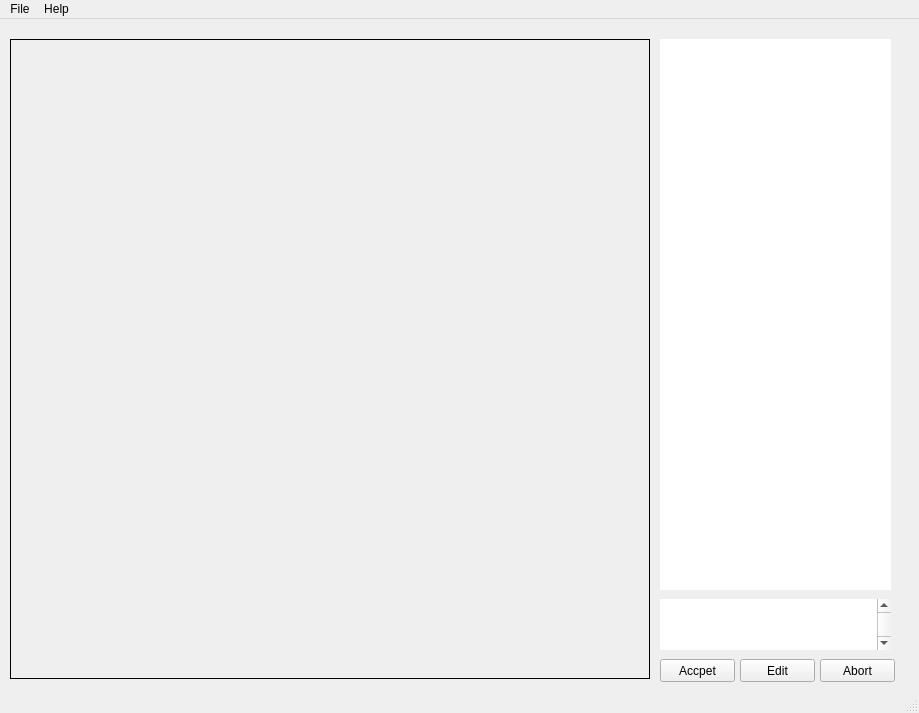
<?xml version="1.0" encoding="UTF-8"?>
<ui version="4.0">
 <class>MainWindow</class>
 <widget class="QMainWindow" name="MainWindow">
  <property name="geometry">
   <rect>
    <x>0</x>
    <y>0</y>
    <width>919</width>
    <height>713</height>
   </rect>
  </property>
  <property name="windowTitle">
   <string>InstanceChecker     ver.  0.0.1</string>
  </property>
  <property name="animated">
   <bool>true</bool>
  </property>
  <widget class="QWidget" name="centralwidget">
   <widget class="QPushButton" name="EditBotton">
    <property name="geometry">
     <rect>
      <x>740</x>
      <y>640</y>
      <width>75</width>
      <height>23</height>
     </rect>
    </property>
    <property name="text">
     <string>Edit</string>
    </property>
   </widget>
   <widget class="QPushButton" name="AcceptBotton">
    <property name="geometry">
     <rect>
      <x>660</x>
      <y>640</y>
      <width>75</width>
      <height>23</height>
     </rect>
    </property>
    <property name="text">
     <string>Accpet</string>
    </property>
   </widget>
   <widget class="QPushButton" name="AbortBotton">
    <property name="geometry">
     <rect>
      <x>820</x>
      <y>640</y>
      <width>75</width>
      <height>23</height>
     </rect>
    </property>
    <property name="text">
     <string>Abort</string>
    </property>
   </widget>
   <widget class="QTextBrowser" name="textBrowser">
    <property name="geometry">
     <rect>
      <x>660</x>
      <y>20</y>
      <width>231</width>
      <height>551</height>
     </rect>
    </property>
    <property name="frameShape">
     <enum>QFrame::NoFrame</enum>
    </property>
    <property name="frameShadow">
     <enum>QFrame::Plain</enum>
    </property>
    <property name="lineWidth">
     <number>0</number>
    </property>
   </widget>
   <widget class="QLabel" name="lbImg">
    <property name="geometry">
     <rect>
      <x>10</x>
      <y>20</y>
      <width>640</width>
      <height>640</height>
     </rect>
    </property>
    <property name="minimumSize">
     <size>
      <width>640</width>
      <height>640</height>
     </size>
    </property>
    <property name="palette">
     <palette>
      <active>
       <colorrole role="WindowText">
        <brush brushstyle="SolidPattern">
         <color alpha="255">
          <red>0</red>
          <green>0</green>
          <blue>0</blue>
         </color>
        </brush>
       </colorrole>
       <colorrole role="Button">
        <brush brushstyle="SolidPattern">
         <color alpha="255">
          <red>255</red>
          <green>255</green>
          <blue>255</blue>
         </color>
        </brush>
       </colorrole>
       <colorrole role="Light">
        <brush brushstyle="SolidPattern">
         <color alpha="255">
          <red>255</red>
          <green>255</green>
          <blue>255</blue>
         </color>
        </brush>
       </colorrole>
       <colorrole role="Midlight">
        <brush brushstyle="SolidPattern">
         <color alpha="255">
          <red>255</red>
          <green>255</green>
          <blue>255</blue>
         </color>
        </brush>
       </colorrole>
       <colorrole role="Dark">
        <brush brushstyle="SolidPattern">
         <color alpha="255">
          <red>127</red>
          <green>127</green>
          <blue>127</blue>
         </color>
        </brush>
       </colorrole>
       <colorrole role="Mid">
        <brush brushstyle="SolidPattern">
         <color alpha="255">
          <red>170</red>
          <green>170</green>
          <blue>170</blue>
         </color>
        </brush>
       </colorrole>
       <colorrole role="Text">
        <brush brushstyle="SolidPattern">
         <color alpha="255">
          <red>0</red>
          <green>0</green>
          <blue>0</blue>
         </color>
        </brush>
       </colorrole>
       <colorrole role="BrightText">
        <brush brushstyle="SolidPattern">
         <color alpha="255">
          <red>255</red>
          <green>255</green>
          <blue>255</blue>
         </color>
        </brush>
       </colorrole>
       <colorrole role="ButtonText">
        <brush brushstyle="SolidPattern">
         <color alpha="255">
          <red>0</red>
          <green>0</green>
          <blue>0</blue>
         </color>
        </brush>
       </colorrole>
       <colorrole role="Base">
        <brush brushstyle="SolidPattern">
         <color alpha="255">
          <red>255</red>
          <green>255</green>
          <blue>255</blue>
         </color>
        </brush>
       </colorrole>
       <colorrole role="Window">
        <brush brushstyle="SolidPattern">
         <color alpha="255">
          <red>255</red>
          <green>255</green>
          <blue>255</blue>
         </color>
        </brush>
       </colorrole>
       <colorrole role="Shadow">
        <brush brushstyle="SolidPattern">
         <color alpha="255">
          <red>0</red>
          <green>0</green>
          <blue>0</blue>
         </color>
        </brush>
       </colorrole>
       <colorrole role="AlternateBase">
        <brush brushstyle="SolidPattern">
         <color alpha="255">
          <red>255</red>
          <green>255</green>
          <blue>255</blue>
         </color>
        </brush>
       </colorrole>
       <colorrole role="ToolTipBase">
        <brush brushstyle="SolidPattern">
         <color alpha="255">
          <red>255</red>
          <green>255</green>
          <blue>220</blue>
         </color>
        </brush>
       </colorrole>
       <colorrole role="ToolTipText">
        <brush brushstyle="SolidPattern">
         <color alpha="255">
          <red>0</red>
          <green>0</green>
          <blue>0</blue>
         </color>
        </brush>
       </colorrole>
       <colorrole role="PlaceholderText">
        <brush brushstyle="SolidPattern">
         <color alpha="127">
          <red>0</red>
          <green>0</green>
          <blue>0</blue>
         </color>
        </brush>
       </colorrole>
       <colorrole role="Accent">
        <brush brushstyle="SolidPattern">
         <color alpha="255">
          <red>255</red>
          <green>255</green>
          <blue>255</blue>
         </color>
        </brush>
       </colorrole>
      </active>
      <inactive>
       <colorrole role="WindowText">
        <brush brushstyle="SolidPattern">
         <color alpha="255">
          <red>0</red>
          <green>0</green>
          <blue>0</blue>
         </color>
        </brush>
       </colorrole>
       <colorrole role="Button">
        <brush brushstyle="SolidPattern">
         <color alpha="255">
          <red>255</red>
          <green>255</green>
          <blue>255</blue>
         </color>
        </brush>
       </colorrole>
       <colorrole role="Light">
        <brush brushstyle="SolidPattern">
         <color alpha="255">
          <red>255</red>
          <green>255</green>
          <blue>255</blue>
         </color>
        </brush>
       </colorrole>
       <colorrole role="Midlight">
        <brush brushstyle="SolidPattern">
         <color alpha="255">
          <red>255</red>
          <green>255</green>
          <blue>255</blue>
         </color>
        </brush>
       </colorrole>
       <colorrole role="Dark">
        <brush brushstyle="SolidPattern">
         <color alpha="255">
          <red>127</red>
          <green>127</green>
          <blue>127</blue>
         </color>
        </brush>
       </colorrole>
       <colorrole role="Mid">
        <brush brushstyle="SolidPattern">
         <color alpha="255">
          <red>170</red>
          <green>170</green>
          <blue>170</blue>
         </color>
        </brush>
       </colorrole>
       <colorrole role="Text">
        <brush brushstyle="SolidPattern">
         <color alpha="255">
          <red>0</red>
          <green>0</green>
          <blue>0</blue>
         </color>
        </brush>
       </colorrole>
       <colorrole role="BrightText">
        <brush brushstyle="SolidPattern">
         <color alpha="255">
          <red>255</red>
          <green>255</green>
          <blue>255</blue>
         </color>
        </brush>
       </colorrole>
       <colorrole role="ButtonText">
        <brush brushstyle="SolidPattern">
         <color alpha="255">
          <red>0</red>
          <green>0</green>
          <blue>0</blue>
         </color>
        </brush>
       </colorrole>
       <colorrole role="Base">
        <brush brushstyle="SolidPattern">
         <color alpha="255">
          <red>255</red>
          <green>255</green>
          <blue>255</blue>
         </color>
        </brush>
       </colorrole>
       <colorrole role="Window">
        <brush brushstyle="SolidPattern">
         <color alpha="255">
          <red>255</red>
          <green>255</green>
          <blue>255</blue>
         </color>
        </brush>
       </colorrole>
       <colorrole role="Shadow">
        <brush brushstyle="SolidPattern">
         <color alpha="255">
          <red>0</red>
          <green>0</green>
          <blue>0</blue>
         </color>
        </brush>
       </colorrole>
       <colorrole role="AlternateBase">
        <brush brushstyle="SolidPattern">
         <color alpha="255">
          <red>255</red>
          <green>255</green>
          <blue>255</blue>
         </color>
        </brush>
       </colorrole>
       <colorrole role="ToolTipBase">
        <brush brushstyle="SolidPattern">
         <color alpha="255">
          <red>255</red>
          <green>255</green>
          <blue>220</blue>
         </color>
        </brush>
       </colorrole>
       <colorrole role="ToolTipText">
        <brush brushstyle="SolidPattern">
         <color alpha="255">
          <red>0</red>
          <green>0</green>
          <blue>0</blue>
         </color>
        </brush>
       </colorrole>
       <colorrole role="PlaceholderText">
        <brush brushstyle="SolidPattern">
         <color alpha="127">
          <red>0</red>
          <green>0</green>
          <blue>0</blue>
         </color>
        </brush>
       </colorrole>
       <colorrole role="Accent">
        <brush brushstyle="SolidPattern">
         <color alpha="255">
          <red>255</red>
          <green>255</green>
          <blue>255</blue>
         </color>
        </brush>
       </colorrole>
      </inactive>
      <disabled>
       <colorrole role="WindowText">
        <brush brushstyle="SolidPattern">
         <color alpha="255">
          <red>127</red>
          <green>127</green>
          <blue>127</blue>
         </color>
        </brush>
       </colorrole>
       <colorrole role="Button">
        <brush brushstyle="SolidPattern">
         <color alpha="255">
          <red>255</red>
          <green>255</green>
          <blue>255</blue>
         </color>
        </brush>
       </colorrole>
       <colorrole role="Light">
        <brush brushstyle="SolidPattern">
         <color alpha="255">
          <red>255</red>
          <green>255</green>
          <blue>255</blue>
         </color>
        </brush>
       </colorrole>
       <colorrole role="Midlight">
        <brush brushstyle="SolidPattern">
         <color alpha="255">
          <red>255</red>
          <green>255</green>
          <blue>255</blue>
         </color>
        </brush>
       </colorrole>
       <colorrole role="Dark">
        <brush brushstyle="SolidPattern">
         <color alpha="255">
          <red>127</red>
          <green>127</green>
          <blue>127</blue>
         </color>
        </brush>
       </colorrole>
       <colorrole role="Mid">
        <brush brushstyle="SolidPattern">
         <color alpha="255">
          <red>170</red>
          <green>170</green>
          <blue>170</blue>
         </color>
        </brush>
       </colorrole>
       <colorrole role="Text">
        <brush brushstyle="SolidPattern">
         <color alpha="255">
          <red>127</red>
          <green>127</green>
          <blue>127</blue>
         </color>
        </brush>
       </colorrole>
       <colorrole role="BrightText">
        <brush brushstyle="SolidPattern">
         <color alpha="255">
          <red>255</red>
          <green>255</green>
          <blue>255</blue>
         </color>
        </brush>
       </colorrole>
       <colorrole role="ButtonText">
        <brush brushstyle="SolidPattern">
         <color alpha="255">
          <red>127</red>
          <green>127</green>
          <blue>127</blue>
         </color>
        </brush>
       </colorrole>
       <colorrole role="Base">
        <brush brushstyle="SolidPattern">
         <color alpha="255">
          <red>255</red>
          <green>255</green>
          <blue>255</blue>
         </color>
        </brush>
       </colorrole>
       <colorrole role="Window">
        <brush brushstyle="SolidPattern">
         <color alpha="255">
          <red>255</red>
          <green>255</green>
          <blue>255</blue>
         </color>
        </brush>
       </colorrole>
       <colorrole role="Shadow">
        <brush brushstyle="SolidPattern">
         <color alpha="255">
          <red>0</red>
          <green>0</green>
          <blue>0</blue>
         </color>
        </brush>
       </colorrole>
       <colorrole role="AlternateBase">
        <brush brushstyle="SolidPattern">
         <color alpha="255">
          <red>255</red>
          <green>255</green>
          <blue>255</blue>
         </color>
        </brush>
       </colorrole>
       <colorrole role="ToolTipBase">
        <brush brushstyle="SolidPattern">
         <color alpha="255">
          <red>255</red>
          <green>255</green>
          <blue>220</blue>
         </color>
        </brush>
       </colorrole>
       <colorrole role="ToolTipText">
        <brush brushstyle="SolidPattern">
         <color alpha="255">
          <red>0</red>
          <green>0</green>
          <blue>0</blue>
         </color>
        </brush>
       </colorrole>
       <colorrole role="PlaceholderText">
        <brush brushstyle="SolidPattern">
         <color alpha="127">
          <red>127</red>
          <green>127</green>
          <blue>127</blue>
         </color>
        </brush>
       </colorrole>
       <colorrole role="Accent">
        <brush brushstyle="SolidPattern">
         <color alpha="255">
          <red>255</red>
          <green>255</green>
          <blue>255</blue>
         </color>
        </brush>
       </colorrole>
      </disabled>
     </palette>
    </property>
    <property name="mouseTracking">
     <bool>true</bool>
    </property>
    <property name="autoFillBackground">
     <bool>false</bool>
    </property>
    <property name="frameShape">
     <enum>QFrame::Panel</enum>
    </property>
    <property name="frameShadow">
     <enum>QFrame::Plain</enum>
    </property>
    <property name="lineWidth">
     <number>1</number>
    </property>
    <property name="midLineWidth">
     <number>0</number>
    </property>
    <property name="text">
     <string/>
    </property>
    <property name="textFormat">
     <enum>Qt::PlainText</enum>
    </property>
    <property name="alignment">
     <set>Qt::AlignCenter</set>
    </property>
   </widget>
   <widget class="QPlainTextEdit" name="plainTestEditLog">
    <property name="geometry">
     <rect>
      <x>660</x>
      <y>580</y>
      <width>231</width>
      <height>51</height>
     </rect>
    </property>
    <property name="frameShape">
     <enum>QFrame::NoFrame</enum>
    </property>
    <property name="verticalScrollBarPolicy">
     <enum>Qt::ScrollBarAlwaysOn</enum>
    </property>
   </widget>
  </widget>
  <widget class="QMenuBar" name="menubar">
   <property name="geometry">
    <rect>
     <x>0</x>
     <y>0</y>
     <width>919</width>
     <height>22</height>
    </rect>
   </property>
   <widget class="QMenu" name="menuObjectChecker_Ver_0_01">
    <property name="title">
     <string>File</string>
    </property>
    <addaction name="actionOpen"/>
    <addaction name="actionQuit"/>
   </widget>
   <widget class="QMenu" name="menuHelp">
    <property name="title">
     <string>Help</string>
    </property>
   </widget>
   <addaction name="menuObjectChecker_Ver_0_01"/>
   <addaction name="menuHelp"/>
  </widget>
  <widget class="QStatusBar" name="statusbar"/>
  <action name="actionOpen">
   <property name="text">
    <string>Open</string>
   </property>
   <property name="toolTip">
    <string>Open a folder which contains images files and lable txt files</string>
   </property>
   <property name="autoRepeat">
    <bool>false</bool>
   </property>
  </action>
  <action name="actionQuit">
   <property name="text">
    <string>Quit</string>
   </property>
  </action>
 </widget>
 <resources/>
 <connections/>
</ui>
